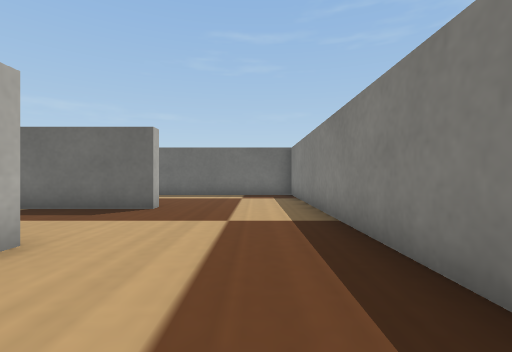
View 1 (above)

19 first-person views from a walk through a robot-simulator world made for Webots. The camera is 0.04 m above the floor, looks level and sees 85° across. The floor is counted in squares, 0.05 m on a side. Each view is taken from the middle of a square. On the plan, view 1 faces up. The plan holds only what a view shows up to about 11 squares ahead; the rest is blank. Robots are left out. Webots' stock objects and surfaces are drawn as simple stand-ins.

View 2
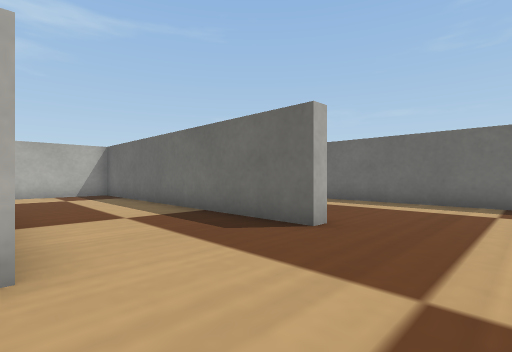

View 3
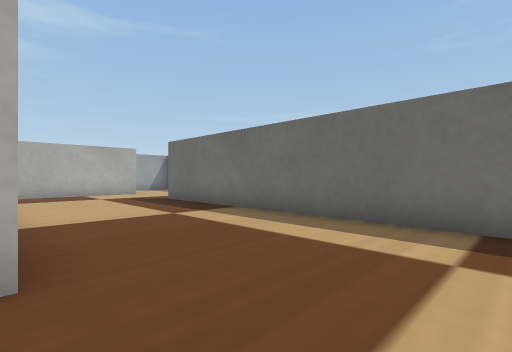

View 4
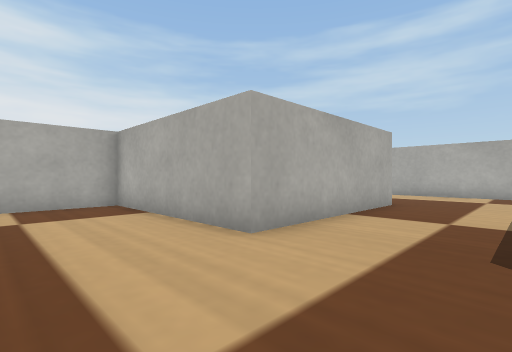

View 5
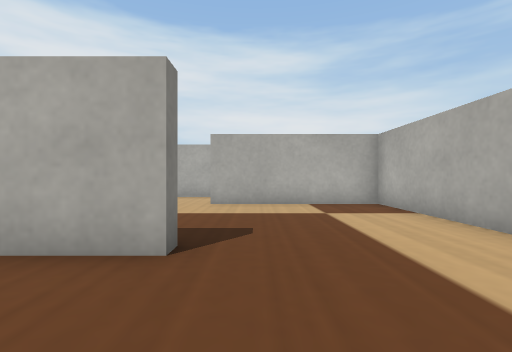

View 6
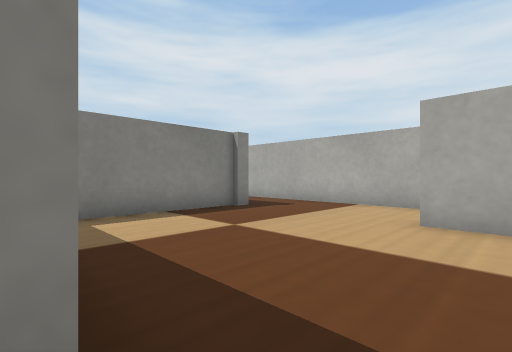

View 7
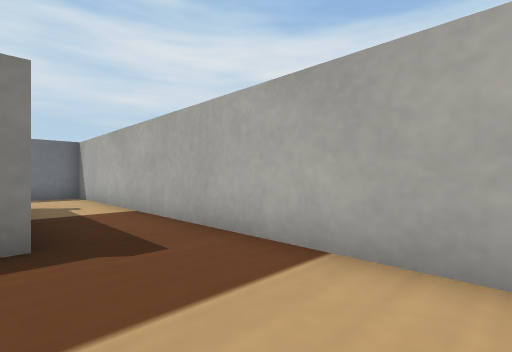

View 8
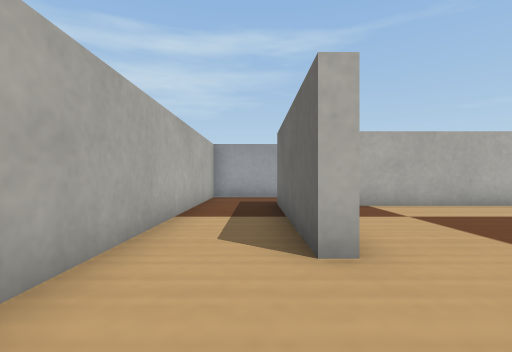

View 9
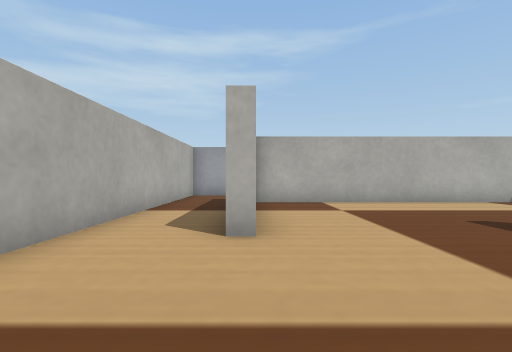

View 10
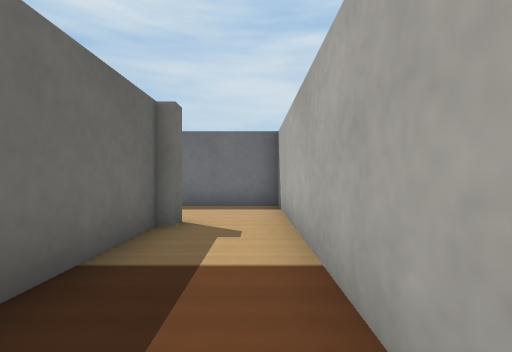

View 11
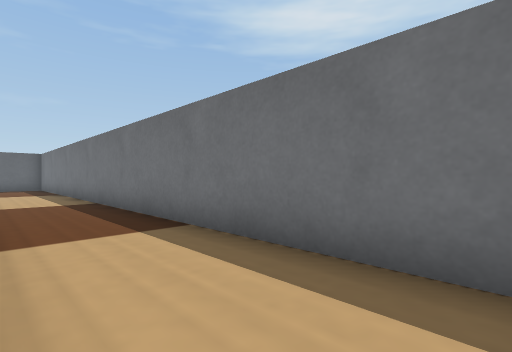

View 12
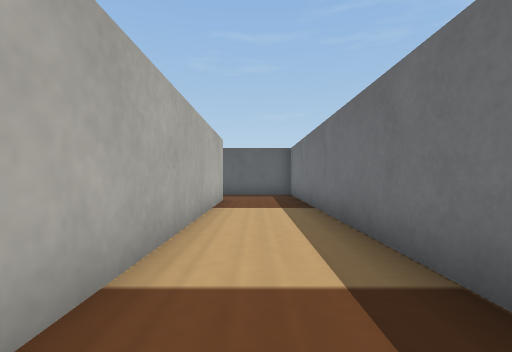

View 13
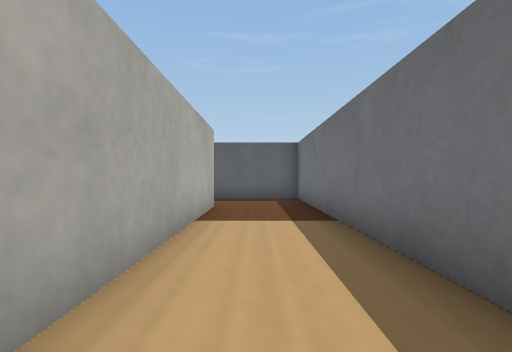

View 14
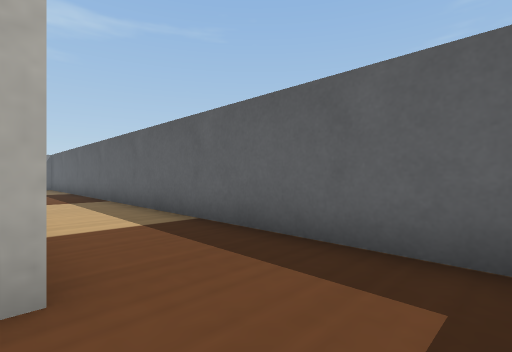

View 15
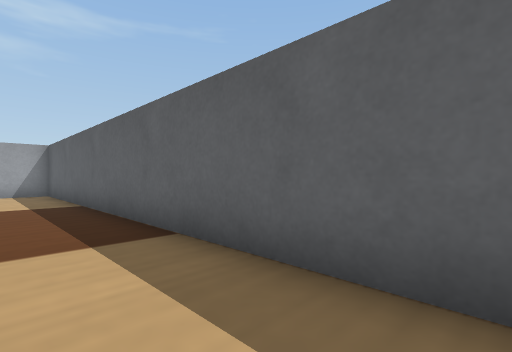

View 16
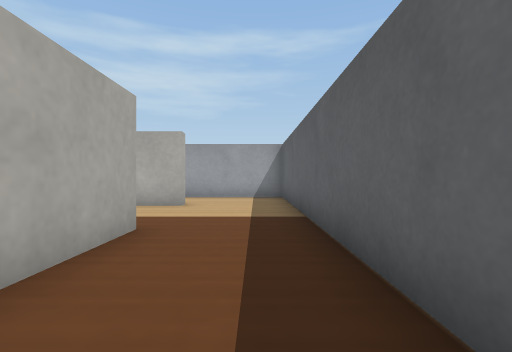

View 17
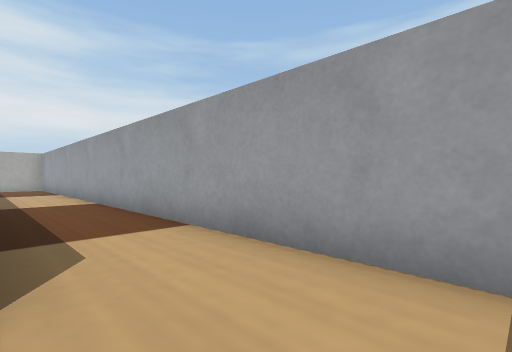

View 18
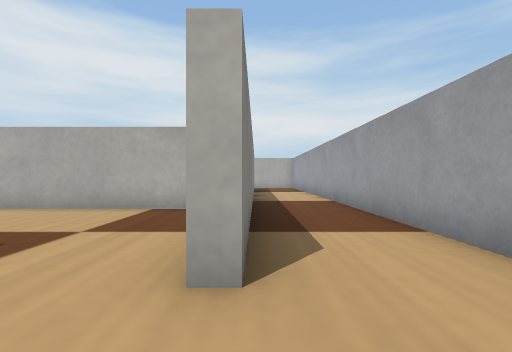

View 19
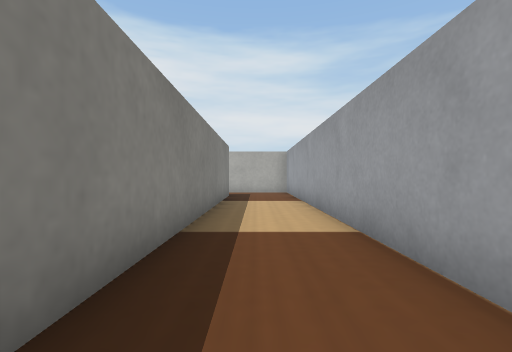

### Floor plan
Points are (right, up) in squares from view 1. A wall is a line through its corners. A room is listed if a view was taken in it or the views show most of it. See-through windows are left out.
Room 1 (views 1, 2, 3, 4, 5, 6, 7, 8, 9, 10, 11, 12, 13, 14, 15, 16, 17, 18, 19)
walls: (-8.1, 2.8) (-8.1, 3.2) (-2.7, 3.2) (-2.7, -2) (-0.3, -2); (-2.5, 7.3) (-2.5, 6.8) (-11.8, 6.8); (-11.4, 7.2) (-6.8, 7.2); (-12.5, 6.1) (-12.5, -2) (-7.7, -2) (-7.7, -2.4) (-12.6, -2.4); (-3.1, -2) (-3.1, 1.8); (-9.3, 12.2) (-6.9, 12.2); (-3.3, -2.5) (-3.3, -2); (1.5, 1.6) (1.5, 11); (-0.1, 11.8) (-9.1, 11.8); (-12.9, -1.7) (-12.9, 12) (-12.5, 12) (-12.5, 8); (1.5, -2.4) (-1.4, -2.4); (1.9, 12.4) (1.9, 4.1); (-15.5, -4.6) (4.5, -4.6) (4.5, 15) (-15.5, 15) (-15.5, -4.6)

Where each view was taken, in squares from view 1:
view 1: 0 up, 0 right, facing up
view 2: 3 up, 0 right, facing up-left
view 3: 7 up, 0 right, facing up-left
view 4: 6 up, 0 right, facing down-left
view 5: 6 up, 9 left, facing down
view 6: 3 up, 9 left, facing down-right
view 7: 2 down, 7 left, facing down-right
view 8: 3 down, 5 left, facing left
view 9: 2 down, 4 left, facing left
view 10: 4 down, 3 left, facing right
view 11: 4 down, 2 right, facing up-right
view 12: 3 up, 3 right, facing up
view 13: 5 up, 3 right, facing up
view 14: 12 up, 4 right, facing up-left
view 15: 13 up, 2 left, facing up-left
view 16: 14 up, 5 left, facing left
view 17: 14 up, 13 left, facing down-left
view 18: 14 up, 13 left, facing down
view 19: 9 up, 14 left, facing down
